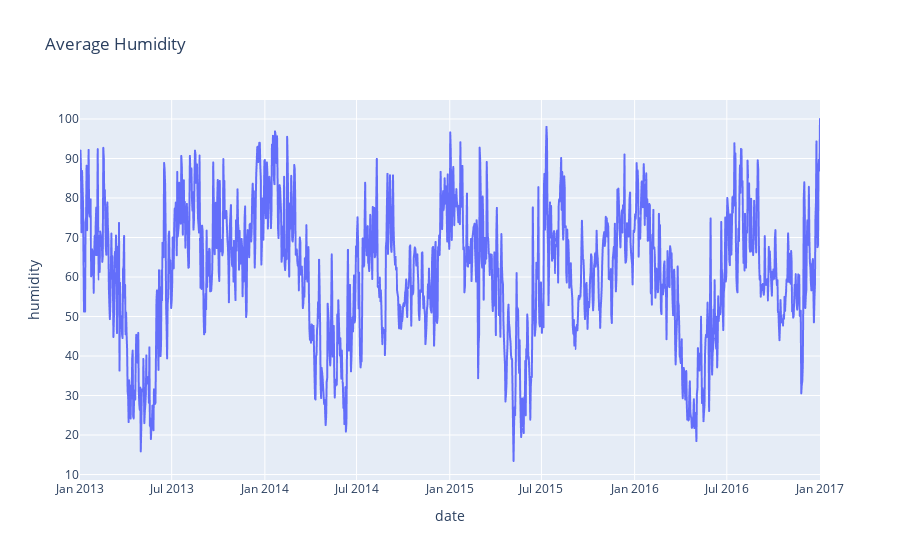

Notebook cell for this chart:
### Code cell
px.line(df, y="humidity", x="date", title="Average Humidity")

### Figure 1 — Plotly figure (JSON) as saved in the notebook; plotly's stock layout.template omitted (floating-point values rounded to 4 significant figures; data arrays with more than 128 entries replaced by an {"elided": "..."} marker saying what was removed)
{"data": [{"hovertemplate": "date=%{x}<br>humidity=%{y}<extra></extra>", "legendgroup": "", "line": {"color": "#636efa", "dash": "solid"}, "marker": {"symbol": "circle"}, "mode": "lines", "name": "", "showlegend": false, "type": "scattergl", "x": {"elided": "1462 str values"}, "xaxis": "x", "y": {"elided": "1462 float values"}, "yaxis": "y"}], "layout": {"autosize": true, "legend": {"tracegroupgap": 0}, "title": {"text": "Average Humidity"}, "xaxis": {"anchor": "y", "autorange": true, "domain": [0, 1], "range": ["2013-01-01", "2017-01-01"], "title": {"text": "date"}, "type": "date"}, "yaxis": {"anchor": "x", "autorange": true, "domain": [0, 1], "range": [8.619, 104.8], "title": {"text": "humidity"}, "type": "linear"}}}
